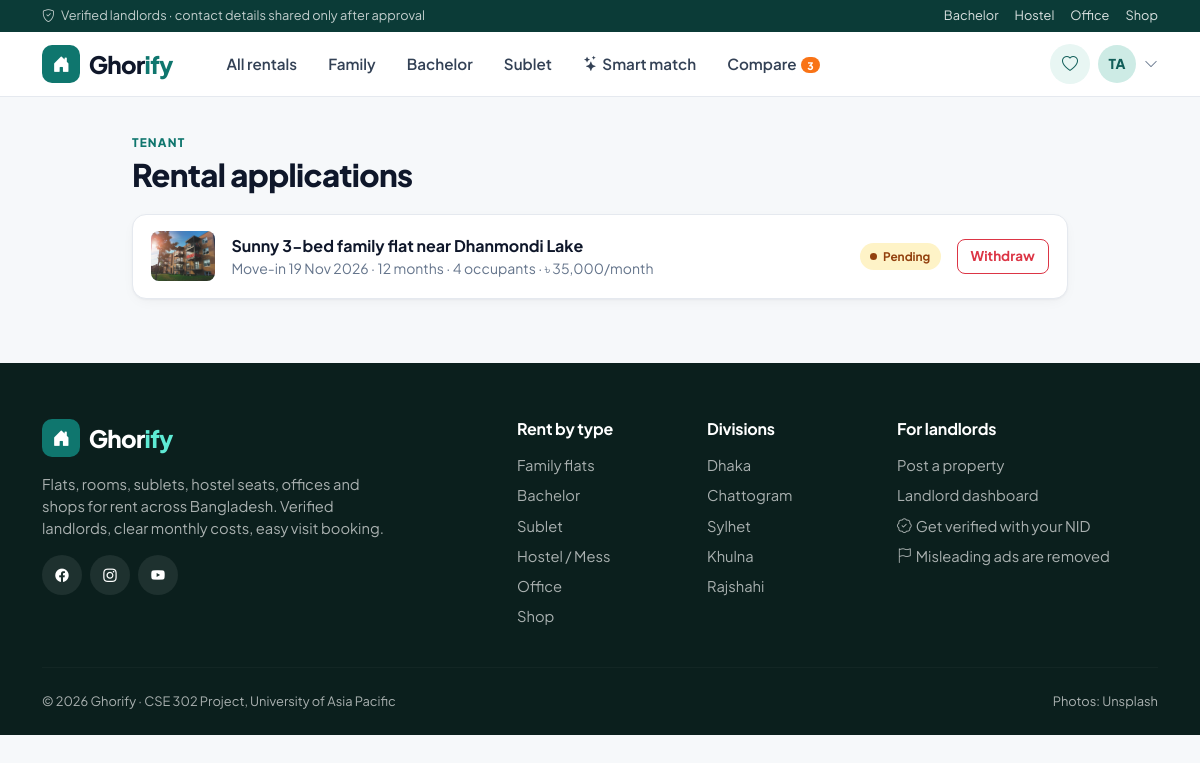
The page /me/rentals/ (signed in) on the database its author committed.
### accounts/models.py (models this page shows, shortened)
class User(AbstractUser):
    objects = GhorifyUserManager()
    class Role(models.TextChoices):
        TENANT = 'tenant', 'Tenant'
        LANDLORD = 'landlord', 'Landlord'
        ADMIN = 'admin', 'Admin'
    email = models.EmailField(unique=True)
    role = models.CharField(max_length=10, choices=Role.choices, default=Role.TENANT)
    phone = models.CharField(max_length=14, blank=True, validators=[phone_validator])
    avatar = models.ImageField(upload_to=avatar_upload_path, blank=True, null=True)
    bio = models.TextField(blank=True, max_length=500)
    class Meta:
        ordering = ['-date_joined']
    @property
    def is_tenant(self):
        return self.role == self.Role.TENANT
    @property
    def is_landlord(self):
        return self.role == self.Role.LANDLORD
    @property
    def display_name(self):
        return self.get_full_name() or self.username
    @property
    def initials(self):
        name = self.display_name.split()
        return ''.join(part[0] for part in name[:2]).upper()

### interactions/models.py (models this page shows, shortened)
class RentalRequest(models.Model):
    tenant = models.ForeignKey(settings.AUTH_USER_MODEL, on_delete=models.CASCADE, related_name='rental_requests')
    property = models.ForeignKey(Property, on_delete=models.CASCADE, related_name='rental_requests')
    move_in_date = models.DateField()
    duration_months = models.PositiveSmallIntegerField(default=12, validators=[MinValueValidator(1), MaxValueValidator(60)])
    occupants = models.PositiveSmallIntegerField(default=1, validators=[MinValueValidator(1), MaxValueValidator(20)])
    message = models.TextField(blank=True, max_length=600)
    status = models.CharField(max_length=10, choices=RequestStatus.choices, default=RequestStatus.PENDING)
    landlord_note = models.CharField(max_length=255, blank=True)
    created_at = models.DateTimeField(auto_now_add=True)
    responded_at = models.DateTimeField(null=True, blank=True)
    class Meta:
        ordering = ['-created_at']
    def is_pending(self):
        return self.status == RequestStatus.PENDING

### properties/models.py (models this page shows, shortened)
class PropertyImage(models.Model):
    property = models.ForeignKey(Property, on_delete=models.CASCADE, related_name='images')
    image = models.ImageField(upload_to=property_image_path)
    caption = models.CharField(max_length=120, blank=True)
    is_primary = models.BooleanField(default=False)
    uploaded_at = models.DateTimeField(auto_now_add=True)
    class Meta:
        ordering = ['-is_primary', 'uploaded_at']

class Property(models.Model):
    class PropertyType(models.TextChoices):
        APARTMENT = 'apartment', 'Apartment / Flat'
        HOUSE = 'house', 'Full house'
        ROOM = 'room', 'Single room'
        STUDIO = 'studio', 'Studio'
        DUPLEX = 'duplex', 'Duplex'
        SEAT = 'seat', 'Seat (shared room)'
        COMMERCIAL = 'commercial', 'Commercial space'
    class Category(models.TextChoices):
        FAMILY = 'family', 'Family'
        BACHELOR = 'bachelor', 'Bachelor'
        SUBLET = 'sublet', 'Sublet'
        HOSTEL = 'hostel', 'Hostel / Mess'
        OFFICE = 'office', 'Office'
        SHOP = 'shop', 'Shop'
    class Division(models.TextChoices):
        DHAKA = 'dhaka', 'Dhaka'
        CHATTOGRAM = 'chattogram', 'Chattogram'
        KHULNA = 'khulna', 'Khulna'
        RAJSHAHI = 'rajshahi', 'Rajshahi'
        SYLHET = 'sylhet', 'Sylhet'
        BARISHAL = 'barishal', 'Barishal'
        RANGPUR = 'rangpur', 'Rangpur'
        MYMENSINGH = 'mymensingh', 'Mymensingh'
    class Gender(models.TextChoices):
        ANY = 'any', 'Anyone'
        MALE = 'male', 'Male only'
        FEMALE = 'female', 'Female only'
    class Status(models.TextChoices):
        PENDING = 'pending', 'Pending review'
        APPROVED = 'approved', 'Published'
        REJECTED = 'rejected', 'Rejected'
    landlord = models.ForeignKey(settings.AUTH_USER_MODEL, on_delete=models.CASCADE, related_name='properties')
    title = models.CharField(max_length=150)
    description = models.TextField()
    property_type = models.CharField(max_length=12, choices=PropertyType.choices, default=PropertyType.APARTMENT)
    category = models.CharField(max_length=10, choices=Category.choices, default=Category.FAMILY)
    division = models.CharField(max_length=12, choices=Division.choices, default=Division.DHAKA)
    city = models.CharField('City / district', max_length=60, default='Dhaka')
    location = models.CharField('Area', max_length=80, help_text='Neighbourhood, e.g. Dhanmondi')
    address = models.CharField(max_length=255, help_text='Road / house number. Shown only to tenants after approval.')
    price = models.PositiveIntegerField('Monthly rent (BDT)', validators=[MinValueValidator(500)])
    is_negotiable = models.BooleanField('Rent is negotiable', default=False)
    service_charge = models.PositiveIntegerField('Service charge (BDT / month)', default=0)
    advance_months = models.PositiveSmallIntegerField('Advance (months)', default=2)
    bedrooms = models.PositiveSmallIntegerField(default=1)
    bathrooms = models.PositiveSmallIntegerField(default=1)
    balconies = models.PositiveSmallIntegerField(default=0)
    floor = models.SmallIntegerField(default=1, help_text='0 for ground floor')
    size = models.PositiveIntegerField('Size (sq ft)', null=True, blank=True)
    furnished = models.BooleanField(default=False)
    pet_friendly = models.BooleanField(default=False)
    parking = models.BooleanField(default=False)
    amenities = models.ManyToManyField(Amenity, blank=True, related_name='properties')
    tenant_gender = models.CharField(
        'Who can rent', max_length=6, choices=Gender.choices, default=Gender.ANY,
        help_text='Only for bachelor, sublet and hostel listings.',
    )
    house_rules = models.TextField(blank=True, help_text='Guest policy, smoking, cooking rules, etc.')
    gate_closing_time = models.TimeField(null=True, blank=True)
    available_from = models.DateField(null=True, blank=True)
    is_available = models.BooleanField(default=True)
    status = models.CharField(max_length=10, choices=Status.choices, default=Status.PENDING)
    moderation_note = models.CharField(max_length=255, blank=True)
    is_featured = models.BooleanField(default=False, help_text='Featured listings are shown first.')
    view_count = models.PositiveIntegerField(default=0)
    created_at = models.DateTimeField(auto_now_add=True)
    updated_at = models.DateTimeField(auto_now=True)
    objects = PropertyQuerySet.as_manager()
    class Meta:
        ordering = ['-created_at']
        verbose_name_plural = 'properties'
        indexes = [models.Index(fields=['status', 'is_available', 'location'])]
    def get_absolute_url(self):
        return reverse('properties:detail', args=[self.pk])
    @property
    def primary_image(self):
        images = list(self.images.all())
        for image in images:
            if image.is_primary:
                return image
        return images[0] if images else None

### interactions/views.py (the view)
# urls.py: path('rentals/', views.rental_list, name='rentals'),
@tenant_required
def rental_list(request):
    rentals = request.user.rental_requests.select_related('property').prefetch_related('property__images')
    return render(request, 'interactions/rental_list.html', {'rentals': rentals})

### templates/interactions/rental_list.html (shortened to what this page needs)
{% extends 'base.html' %}
{% load ghorify_tags %}
{% block content %}
<div class="container" style="max-width:960px">
  <div class="page-header"><span class="eyebrow">Tenant</span><h1>Rental applications</h1></div>
  {% for r in rentals %}
    <div class="request-card">
      <div class="d-flex flex-wrap gap-3 align-items-center">
        {% with img=r.property.primary_image %}{% if img %}<img src="{{ img.image.url }}" class="mini-thumb" alt="">{% else %}<span class="mini-thumb"><i class="bi bi-house"></i></span>{% endif %}{% endwith %}
        <div class="flex-grow-1">
          <a href="{{ r.property.get_absolute_url }}" class="fw-bold text-reset">{{ r.property.title }}</a>
          <div class="small text-muted">Move-in {{ r.move_in_date|date:'d M Y' }} · {{ r.duration_months }} months · {{ r.occupants }} occupant{{ r.occupants|pluralize }} · {{ r.property.price|taka }}/month</div>
        </div>
        <span class="status status-{{ r.status }}">{{ r.get_status_display }}</span>
        {% if r.is_pending %}
          <form method="post" action="{% url 'interactions:rental_cancel' r.pk %}" data-confirm="Withdraw this application?">{% csrf_token %}<button class="btn btn-sm btn-outline-danger">Withdraw</button></form>
        {% endif %}
      </div>
    </div>
  {% empty %}
    {% url 'properties:browse' as browse_url %}
  {% endfor %}
</div>
{% endblock %}

### templates/partials/navbar.html (shortened to what this page needs)
{% with url=request.resolver_match.url_name ns=request.resolver_match.namespace %}
<div class="top-strip d-none d-md-block">
  <div class="container d-flex justify-content-between">
    <span><i class="bi bi-shield-check me-1"></i> Verified landlords · contact details shared only after approval</span>
    <span class="d-flex gap-3">
      <a href="{% url 'properties:browse' %}?category=bachelor">Bachelor</a>
      <a href="{% url 'properties:browse' %}?category=hostel">Hostel</a>
      <a href="{% url 'properties:browse' %}?category=office">Office</a>
      <a href="{% url 'properties:browse' %}?category=shop">Shop</a>
    </span>
  </div>
</div>
<nav class="navbar navbar-expand-lg gh-nav sticky-top py-2">
  <div class="container">
    <a class="navbar-brand gh-brand" href="{% url 'properties:home' %}">
      <span class="logo"><i class="bi bi-house-door-fill"></i></span><span>Ghor<span class="accent">ify</span></span>
    </a>
    <div class="collapse navbar-collapse" id="mainNav">
      <ul class="navbar-nav ms-lg-4 me-auto gap-1 mt-3 mt-lg-0">
        <li class="nav-item"><a class="nav-link {% if url == 'browse' and not request.GET.category %}active{% endif %}" href="{% url 'properties:browse' %}">All rentals</a></li>
        <li class="nav-item"><a class="nav-link {% if request.GET.category == 'family' %}active{% endif %}" href="{% url 'properties:browse' %}?category=family">Family</a></li>
        <li class="nav-item"><a class="nav-link {% if request.GET.category == 'bachelor' %}active{% endif %}" href="{% url 'properties:browse' %}?category=bachelor">Bachelor</a></li>
        <li class="nav-item"><a class="nav-link {% if request.GET.category == 'sublet' %}active{% endif %}" href="{% url 'properties:browse' %}?category=sublet">Sublet</a></li>
        <li class="nav-item"><a class="nav-link {% if ns == 'search' and url == 'search' %}active{% endif %}" href="{% url 'search:search' %}"><i class="bi bi-stars me-1"></i>Smart match</a></li>
        {% if user.is_authenticated and user.is_tenant %}
          <li class="nav-item"><a class="nav-link {% if url == 'compare' or url == 'comparison' %}active{% endif %}" href="{% url 'interactions:compare' %}">Compare{% if compare_count %}<span class="nav-badge">{{ compare_count }}</span>{% endif %}</a></li>
        {% elif user.is_authenticated and user.is_landlord %}
          <li class="nav-item"><a class="nav-link {% if url == 'mine' %}active{% endif %}" href="{% url 'properties:mine' %}">My listings</a></li>
          <li class="nav-item"><a class="nav-link {% if url == 'incoming' %}active{% endif %}" href="{% url 'interactions:incoming' %}">Requests</a></li>
        {% elif user.is_authenticated and user.is_platform_admin %}
          <li class="nav-item"><a class="nav-link {% if url == 'moderation' %}active{% endif %}" href="{% url 'dashboard:moderation' %}">Moderation</a></li>
        {% endif %}
      </ul>
      <div class="d-flex align-items-center gap-2 mt-3 mt-lg-0">
        {% if user.is_authenticated %}
          {% if user.is_tenant %}
            <a href="{% url 'interactions:favourites' %}" class="btn btn-icon btn-soft" title="Saved properties"><i class="bi bi-heart"></i></a>
          {% endif %}
          <div class="dropdown">
            <a href="#" class="d-flex align-items-center gap-2 text-reset" data-bs-toggle="dropdown" aria-expanded="false">
              {% if user.avatar %}<img src="{{ user.avatar.url }}" class="avatar" alt="">{% else %}<span class="avatar">{{ user.initials }}</span>{% endif %}
              <i class="bi bi-chevron-down small text-muted"></i>
            </a>
          </div>
        {% else %}
          <a href="{% url 'accounts:login' %}" class="btn btn-sm btn-soft"><i class="bi bi-person me-1"></i>Log in</a>
        {% endif %}
      </div>
    </div>
  </div>
</nav>
{% endwith %}

### rows shown on the page
User: initials "TA"
RentalRequest: property.primary_image.image (picture), property "Sunny 3-bed family flat near Dhanmondi Lake", move_in_date "19 Nov 2026", duration_months "12", occupants "4", property.price|taka "৳ 35,000", status "Pending", shows "Withdraw"

### other values the page prints
{{ compare_count }} "3"
